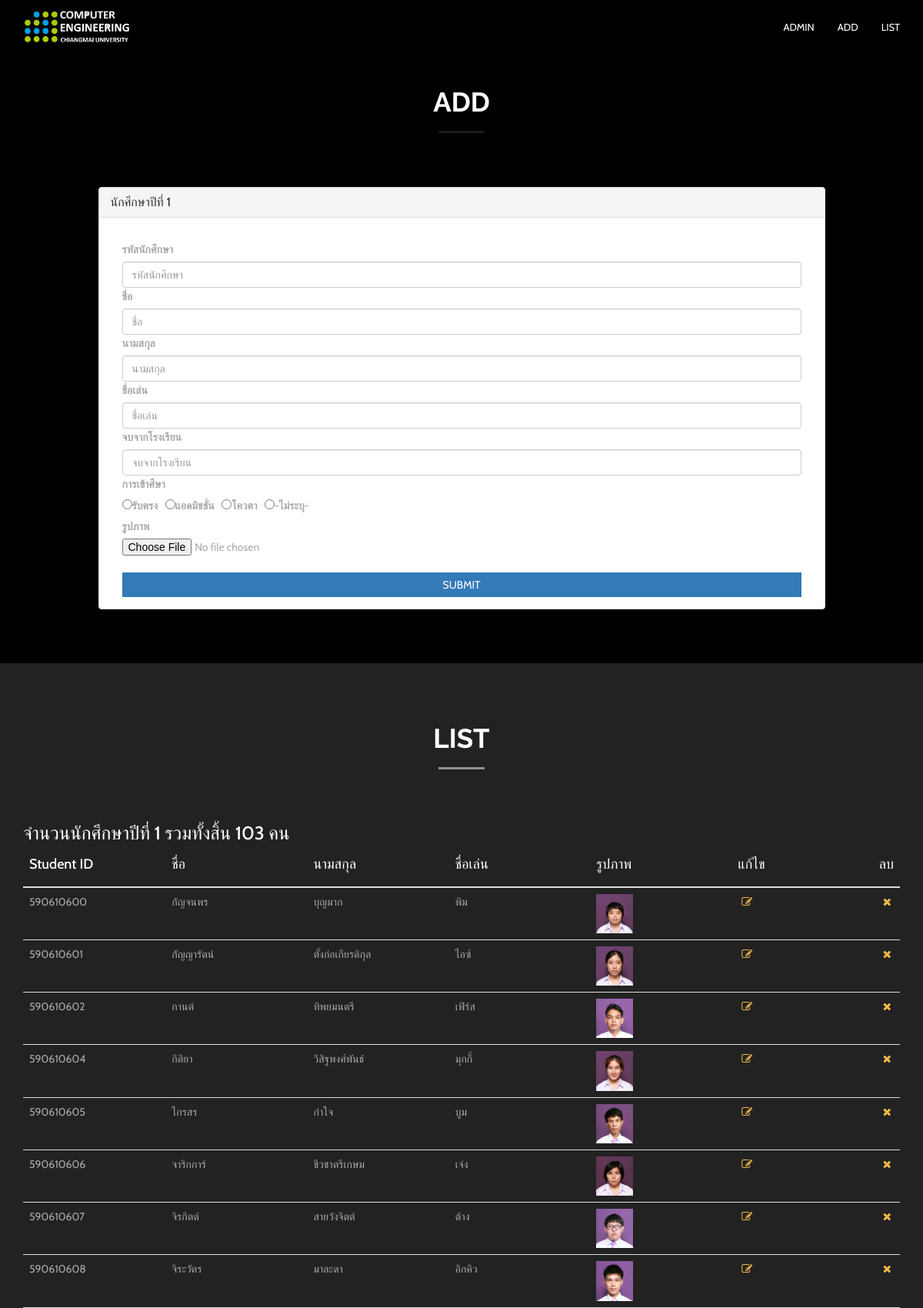
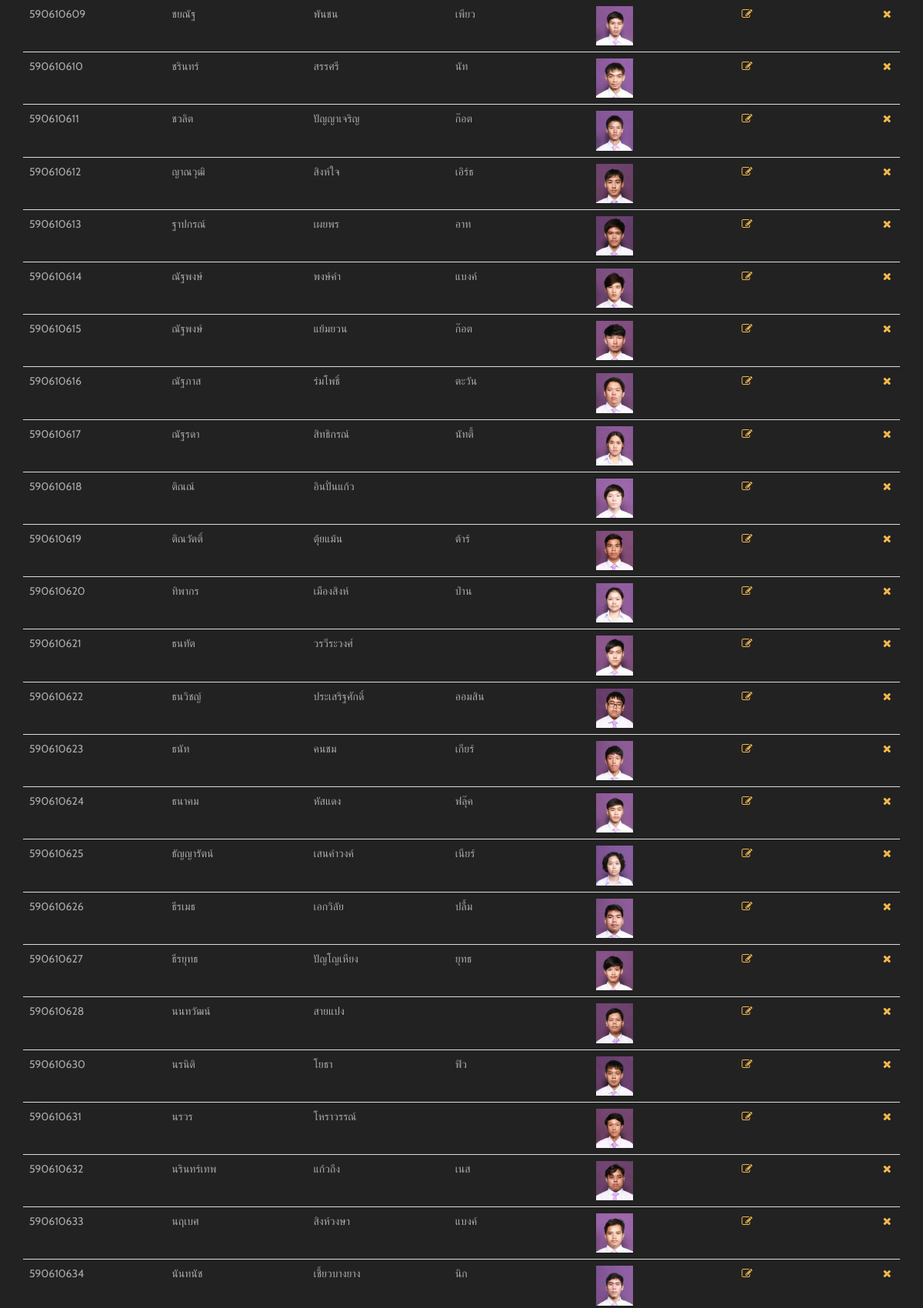
The page /freshmen/freshmen_form.php (upper part) on the database its author committed (2 pictures, top to bottom).
### tables this page shows
CREATE TABLE `freshman` (
  `id` int(11) NOT NULL,
  `student_id` int(9) NOT NULL,
  `firstname` varchar(20) NOT NULL,
  `lastname` varchar(20) NOT NULL,
  `nickname` varchar(20) NOT NULL,
  `school` varchar(50) NOT NULL,
  `entrance` varchar(20) NOT NULL,
  `img` text NOT NULL
);

### freshmen/freshmen_form.php (the view, shortened to what this page needs)
<!DOCTYPE html>
<html lang="en">
<head>
    <link href="../bootstrap/css/bootstrap.min.css" rel="stylesheet">
    <link href="../font-awesome/css/font-awesome.min.css" rel="stylesheet">
    <link href="../css/flexslider.css" rel="stylesheet" type="text/css" media="screen">
    <link href="../css/owl.carousel.css" rel="stylesheet" type="text/css" media="screen">
    <link href="../css/owl.theme.css" rel="stylesheet" type="text/css" media="screen">
    <link rel="stylesheet" type="text/css" href="../css/jquery-ui.min.css" media="screen">
    <link href="../lightbox2/dist/css/lightbox.css" rel="stylesheet">
    <link href="../css/restaurant-onepage-dark.css" rel="stylesheet" type="text/css" media="screen">
      </head>
      <body data-spy="scroll">
        <nav class="navbar navbar-inverse navbar-fixed-top">
            <div class="container">
                <div class="navbar-header">
                    <a href="../index.html"><img src="../img/logo.png" alt = "img" width = "140"></a>
                </div>
                <div id="navbar" class="navbar-collapse collapse">
                    <ul class="nav navbar-nav scroll-to navbar-right">
                        <li><a href="../admin/index.html">Admin</a></li>
                        <li><a href="#add">Add</a></li>
                        <li><a href="#list">List</a></li>
                    </ul>
                </div>
            </div>
        </nav>
        <section id="add" class="about-section" >
            <div class="container">
                <div class="row">
                    <div class="col-sm-6 col-sm-offset-3 center-title text-center">
                        <h3><br>Add</h3>
                        <span class="center-line"></span>
                    </div>
                </div>
                <div class="row">
                  <div class="col-xs-offset-1 col-xs-10">
                <div class="panel panel-default formPanel">
                          <div class="panel-heading bg-color-1 border-color-1">
                            <h3 class="panel-title">นักศึกษาปีที่ 1</h3>
                          </div>
                          <div class="panel-body">
                                <form action="freshmen_add.php" method="POST" role="form" enctype="multipart/form-data">
                                      <div class="form-group formField">
                                        <div class="col-xs-12">
                                           <label for="">รหัสนักศึกษา</label>
                                           <input type="text" class="form-control" name="student_id" placeholder="รหัสนักศึกษา" required>
                                        </div>
                                      </div>
                                      <div class="form-group formField">
                                        <div class="col-xs-12">
                                           <label for="">ชื่อ</label>
                                           <input type="text" class="form-control" name="firstname" placeholder="ชื่อ" required>
                                        </div>
                                      </div>
                                       <div class="form-group formField">
                                        <div class="col-xs-12">
                                              <label for="">นามสกุล</label>
                                               <input type="text" class="form-control" name="lastname" placeholder="นามสกุล" required>
                                        </div>
                                      </div>
                                      <div class="form-group formField">
                                        <div class="col-xs-12">
                                              <label for="">ชื่อเล่น</label>
                                               <input type="text" class="form-control" name="nickname" placeholder="ชื่อเล่น" required>
                                        </div>
                                      <div class="form-group formField">
                                        <div class="col-xs-12">
                                           <label for="">จบจากโรงเรียน</label>
                                           <input type="text" class="form-control" name="school" placeholder="จบจากโรงเรียน" required>
                                        </div>
                                      </div>
                                      <div class="form-group formField">
                                        <div class="col-xs-12">
                                           <label for="">การเข้าศึษา</label> <br>
                                           <label><input type="radio" name="entrance" value="รับตรง">รับตรง&nbsp;&nbsp;</label>
                                            <label><input type="radio" name="entrance" value="แอดมิชชั่น">แอดมิชชั่น&nbsp;&nbsp;</label>
                                            <label><input type="radio" name="entrance" value="โควตา">โควตา&nbsp;&nbsp;</label>
                                            <label><input type="radio" name="entrance" value="ไม่ระบุ">-ไม่ระบุ-&nbsp;&nbsp;</label>
                                        </div>
                                      </div>
                                      <div class="form-group">
                                        <div class="col-xs-12">
                                              <label for="">รูปภาพ</label>
                                              <input type="file" name="img" id="img" required>
                                            </div>
                                      </div>
                                      <div class="form-group formField">
                                            <div class="col-xs-12">
                                                <input type="submit" class="btn btn-primary btn-block bg-color-3 border-color-3" value="Submit">
                                            </div>
                                      </div>
                                </form>
                   </div>
                </div>
             </div>
         </div>
     </div>
</section>
<section id="list" class="testimonials">
    <div class="container">
        <div class="row">
            <div class="col-sm-6 col-sm-offset-3 center-title text-center">
                <h3>List</h3>
                <span class="center-line"></span>
            </div>
        </div>
        <div class="row">
            <?php
            $servername = "localhost";
            $username = "root";
            $password = "";
            $dbname = "group6";
            $conn = new mysqli($servername, $username, $password,$dbname);
            mysqli_set_charset($conn, "utf8");
            $sql = "SELECT * FROM freshman";
            $result = $conn->query($sql);
            ?>
            <div class="col-xs-12">
                <h3 class="color-1">จำนวนนักศึกษาปีที่ 1 รวมทั้งสิ้น <?=$result->num_rows?> คน</h3>
                <div class="table-responsive">
                  <table class="table table-curved">
                    <thead>
                      <tr>
                        <th class="col-sm-2"><h4>Student ID</h4></th>
                        <th class="col-sm-2"><h4>ชื่อ</h4></th>
                        <th class="col-sm-2"><h4>นามสกุล</h4></th>
                        <th class="col-sm-2"><h4>ชื่อเล่น</h4></th>
                        <th class="col-sm-2"><h4>รูปภาพ</h4></th>
                        <th class="col-sm-2"><h4>แก้ไข</h4></th>
                        <th class="col-sm-2"><h4>ลบ</h4></th>
                    </tr>
                </thead>
                <tbody>
                   <?php while($row = $result->fetch_assoc()): ?>
                    <tr>
                        <td><?=$row["student_id"]?></td>
                        <td><?=$row["firstname"]?></td>
                        <td><?=$row["lastname"]?></td>
                        <td><?=$row["nickname"]?></td>
                        <td><img src="<?=$row["img"]?>" width="48" >
                        <td><a href="freshmen_form_edit.php?id=<?=$row["id"]?>"><i class="fa fa-pencil-square-o"></td>
                        <td><a href="freshmen_delete.php?id=<?=$row["id"]?>"><i class="fa fa-times"></td>
                    </tr>
                <?php endwhile; ?>
            </tbody>
        </table>
    </div>
</div><?php $conn->close(); ?>
</div>
</div>
</section>
</body>
</html

### css/restaurant-onepage-dark.css (style rules this page uses)
html, body { height: 100%; }
body { font-family: "Cabin", sans-serif; line-height: 22px; color: #aaa; -webkit-font-smoothing: antialiased; -webkit-text-size-adjust: 100%; -ms-text-size-adjust: 100%; background-color: #222; }
a { color: #f2b84b; }
a i { margin-left: 5px; }
a, button { -moz-transition: all 0.3s; -o-transition: all 0.3s; -webkit-transition: all 0.3s; transition: all 0.3s; border: 0px; background-color: transparent; }
a, a:hover, a:focus, button, button:focus { text-decoration: none; outline: 0 !important; }
h1, h1, h3, h4, h5, h6 { margin-top: 0px; color: #fff; }
.center-title { margin-bottom: 50px; }
.center-title h3 { text-transform: uppercase; font-weight: 700; margin: 0px; font-size: 35px; line-height: 35px; font-family: "Raleway", sans-serif; }
.center-title .center-line { display: block; margin: 20px auto; height: 3px; text-align: center; width: 60px; background-color: rgba(255, 255, 255, 0.1); }
.center-line { display: block; margin: 10px auto; height: 3px; text-align: center; width: 60px; background-color: rgba(255, 255, 255, 0.2); }
.btn { -webkit-border-radius: 0px; -moz-border-radius: 0px; -ms-border-radius: 0px; border-radius: 0px; border: 0px; text-transform: uppercase; }
.navbar-inverse { background-color: rgba(0, 0, 0, 0.5); border: 0px; padding: 10px 0; -moz-transition: all 0.5s ease-in-out; -o-transition: all 0.5s ease-in-out; -webkit-transition: all 0.5s ease-in-out; transition: all 0.5s ease-in-out; }
.navbar-inverse .navbar-nav > li > a { color: #fff; text-transform: uppercase; font-size: 13px; }
.about-section { padding-top: 80px; padding-bottom: 50px; background-color: #000000; }
.testimonials { padding: 80px 0; }
.testimonials .center-title h3 { color: #fff; }
.testimonials .center-line { background-color: rgba(255, 255, 255, 0.5); }
* { padding: 0; margin: 0; }
* { word-wrap: break-word; }

### rows shown on the page
freshman: student "590610600", firstname "กัญจนพร", lastname "บุญมาก", nickname "พิม", img (picture)
freshman: student "590610601", firstname "กัญญารัตน์", lastname "ตั้งก่อเกียรติกุล", nickname "ไอซ์", img (picture)
freshman: student "590610602", firstname "กานต์", lastname "ทิพยมนตรี", nickname "เฟิร์ส", img (picture)
freshman: student "590610604", firstname "กิติยา", lastname "วิสิฐพงศ์พันธ์", nickname "มุกกี้", img (picture)
freshman: student "590610605", firstname "ไกรสร", lastname "ก๋าใจ", nickname "บูม", img (picture)
freshman: student "590610606", firstname "จาริกการ์", lastname "ชีวชาตรีเกษม", nickname "เจ๋ง", img (picture)
freshman: student "590610607", firstname "จิรกิตต์", lastname "สายวังจิตต์", nickname "ต้าง", img (picture)
freshman: student "590610608", firstname "จิระวัตร", lastname "มาละดา", nickname "อิกคิว", img (picture)
freshman: student "590610609", firstname "ชยณัฐ", lastname "พันชน", nickname "เพียว", img (picture)
freshman: student "590610610", firstname "ชรินทร์", lastname "สรรศรี", nickname "นัท", img (picture)
freshman: student "590610611", firstname "ชวลิต", lastname "ปัญญาเจริญ", nickname "ก๊อต", img (picture)
freshman: student "590610612", firstname "ญาณวุฒิ", lastname "สิงห์ใจ", nickname "เอิร์ธ", img (picture)
freshman: student "590610613", firstname "ฐาปกรณ์", lastname "เผยพร", nickname "อาท", img (picture)
freshman: student "590610614", firstname "ณัฐพงษ์", lastname "พงษ์คำ", nickname "แบงค์", img (picture)
freshman: student "590610615", firstname "ณัฐพงษ์", lastname "แย้มยวน", nickname "ก๊อต", img (picture)
freshman: student "590610616", firstname "ณัฐภาส", lastname "ร่มโพธิ์", nickname "ตะวัน", img (picture)
freshman: student "590610617", firstname "ณัฐรดา", lastname "สิทธิกรณ์", nickname "นัทตี้", img (picture)
freshman: student "590610618", firstname "ติณณ์", lastname "อินปั๋นแก้ว", img (picture)
freshman: student "590610619", firstname "ติณวัตติ์", lastname "ตุ้ยแม้น", nickname "ต้าร์", img (picture)
freshman: student "590610620", firstname "ทิพากร", lastname "เมืองสิงห์", nickname "ป่าน", img (picture)
freshman: student "590610621", firstname "ธนทัต", lastname "วรวีระวงศ์", img (picture)
freshman: student "590610622", firstname "ธนวิชญ์", lastname "ประเสริฐศักดิ์", nickname "ออมสิน", img (picture)
freshman: student "590610623", firstname "ธนัท", lastname "คนชม", nickname "เกียร์", img (picture)
freshman: student "590610624", firstname "ธนาคม", lastname "หัสแดง", nickname "ฟลุ๊ค", img (picture)
freshman: student "590610625", firstname "ธัญญารัตน์", lastname "เสนคำวงค์", nickname "เนียร์", img (picture)
freshman: student "590610626", firstname "ธีรเมธ", lastname "เอกวิลัย", nickname "ปลื้ม", img (picture)
freshman: student "590610627", firstname "ธีรยุทธ", lastname "ปัญโญเหียง", nickname "ยุทธ", img (picture)
freshman: student "590610628", firstname "นนทวัฒน์", lastname "สายแปง", img (picture)
freshman: student "590610630", firstname "นรนิติ", lastname "โยธา", nickname "ฟิว", img (picture)
freshman: student "590610631", firstname "นรวร", lastname "โหราวรรณ์", img (picture)
freshman: student "590610632", firstname "นรินทร์เทพ", lastname "แก้วถึง", nickname "เนส", img (picture)
freshman: student "590610633", firstname "นฤเบศ", lastname "สิงห์วงษา", nickname "แบงค์", img (picture)
freshman: student "590610634", firstname "นันทนัช", lastname "เชี้ยวบางยาง", nickname "นิก", img (picture)

### other values the page prints
$result->num_rows "103"
